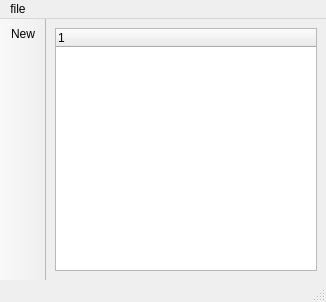
<?xml version="1.0" encoding="UTF-8"?>
<ui version="4.0">
 <class>MainWindow</class>
 <widget class="QMainWindow" name="MainWindow">
  <property name="geometry">
   <rect>
    <x>0</x>
    <y>0</y>
    <width>326</width>
    <height>302</height>
   </rect>
  </property>
  <property name="windowTitle">
   <string>MainWindow</string>
  </property>
  <widget class="QWidget" name="centralwidget">
   <layout class="QGridLayout" name="gridLayout">
    <item row="0" column="0">
     <widget class="QTreeWidget" name="treeWidget">
      <column>
       <property name="text">
        <string notr="true">1</string>
       </property>
      </column>
     </widget>
    </item>
   </layout>
  </widget>
  <widget class="QMenuBar" name="menubar">
   <property name="geometry">
    <rect>
     <x>0</x>
     <y>0</y>
     <width>326</width>
     <height>20</height>
    </rect>
   </property>
   <widget class="QMenu" name="menufile">
    <property name="title">
     <string>file</string>
    </property>
    <addaction name="actionNew"/>
    <addaction name="separator"/>
    <addaction name="actionExit"/>
   </widget>
   <addaction name="menufile"/>
  </widget>
  <widget class="QStatusBar" name="statusbar"/>
  <widget class="QToolBar" name="toolBar">
   <property name="windowTitle">
    <string>toolBar</string>
   </property>
   <property name="layoutDirection">
    <enum>Qt::LeftToRight</enum>
   </property>
   <property name="autoFillBackground">
    <bool>true</bool>
   </property>
   <property name="movable">
    <bool>false</bool>
   </property>
   <property name="allowedAreas">
    <set>Qt::LeftToolBarArea</set>
   </property>
   <property name="iconSize">
    <size>
     <width>32</width>
     <height>32</height>
    </size>
   </property>
   <attribute name="toolBarArea">
    <enum>LeftToolBarArea</enum>
   </attribute>
   <attribute name="toolBarBreak">
    <bool>false</bool>
   </attribute>
   <addaction name="actionNew"/>
  </widget>
  <action name="actionNew">
   <property name="icon">
    <iconset resource="source.qrc">
     <normaloff>:/icons/img/iconfinder_New_file_131897.png</normaloff>:/icons/img/iconfinder_New_file_131897.png</iconset>
   </property>
   <property name="text">
    <string>New</string>
   </property>
   <property name="toolTip">
    <string>Clear all data and create a new file</string>
   </property>
  </action>
  <action name="actionExit">
   <property name="icon">
    <iconset resource="source.qrc">
     <normaloff>:/icons/img/iconfinder_Erase_131842.png</normaloff>:/icons/img/iconfinder_Erase_131842.png</iconset>
   </property>
   <property name="text">
    <string>Exit</string>
   </property>
   <property name="toolTip">
    <string>Exit the program</string>
   </property>
  </action>
 </widget>
 <resources>
  <include location="source.qrc"/>
 </resources>
 <connections/>
</ui>
